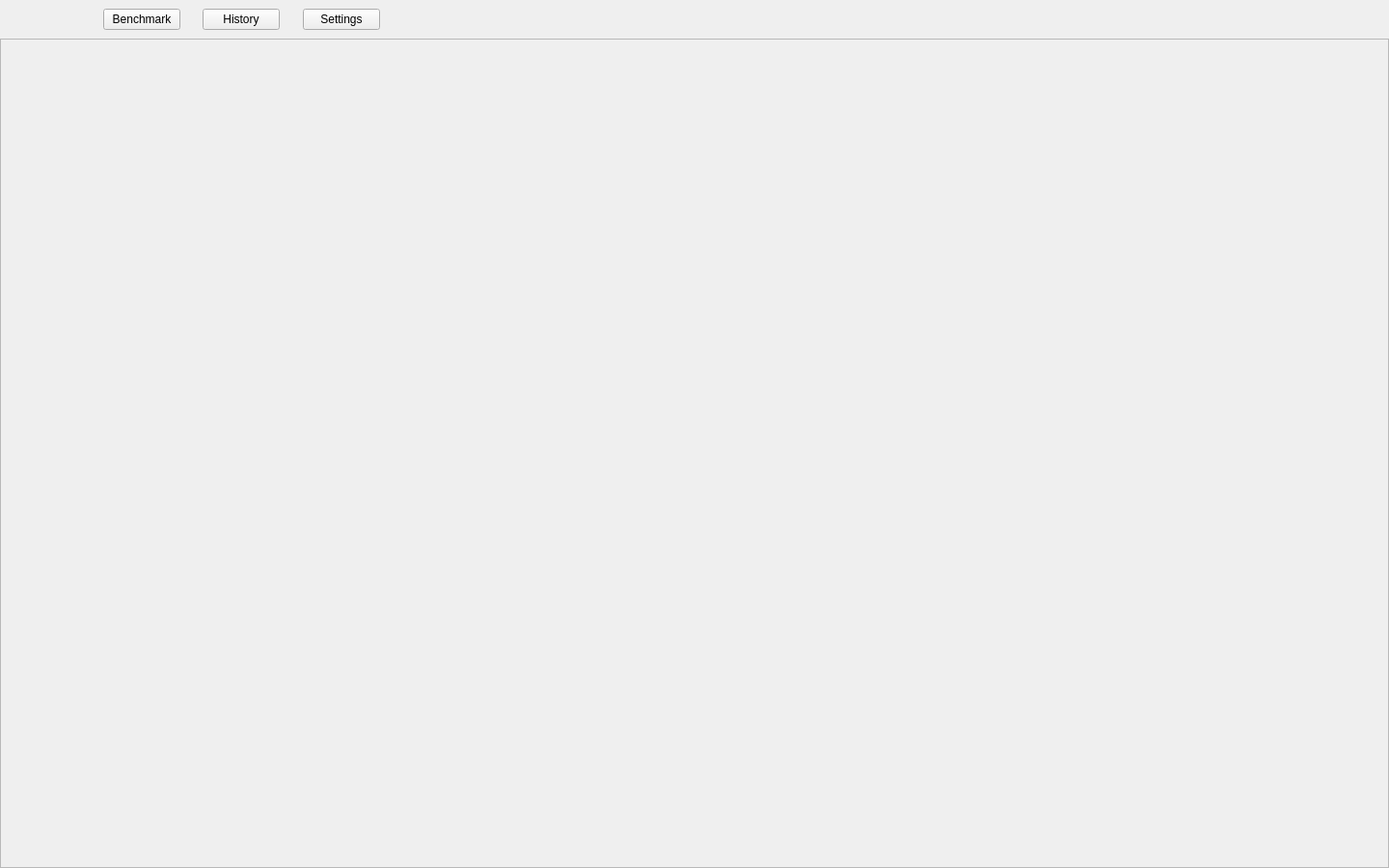
<?xml version="1.0" encoding="UTF-8"?>
<ui version="4.0">
 <class>MainWindow</class>
 <widget class="QMainWindow" name="MainWindow">
  <property name="enabled">
   <bool>true</bool>
  </property>
  <property name="geometry">
   <rect>
    <x>0</x>
    <y>0</y>
    <width>1440</width>
    <height>900</height>
   </rect>
  </property>
  <property name="windowTitle">
   <string>MainWindow</string>
  </property>
  <property name="styleSheet">
   <string notr="true"/>
  </property>
  <widget class="QWidget" name="central_widget">
   <layout class="QVBoxLayout" name="verticalLayout_2" stretch="0,0">
    <property name="spacing">
     <number>0</number>
    </property>
    <property name="leftMargin">
     <number>0</number>
    </property>
    <property name="topMargin">
     <number>0</number>
    </property>
    <property name="rightMargin">
     <number>0</number>
    </property>
    <property name="bottomMargin">
     <number>0</number>
    </property>
    <item>
     <widget class="QFrame" name="m_top_window_bar">
      <property name="minimumSize">
       <size>
        <width>0</width>
        <height>40</height>
       </size>
      </property>
      <property name="maximumSize">
       <size>
        <width>16777215</width>
        <height>40</height>
       </size>
      </property>
      <property name="styleSheet">
       <string notr="true"/>
      </property>
      <property name="frameShape">
       <enum>QFrame::Shape::NoFrame</enum>
      </property>
      <property name="frameShadow">
       <enum>QFrame::Shadow::Raised</enum>
      </property>
      <layout class="QHBoxLayout" name="horizontalLayout_2" stretch="4,11,40">
       <property name="spacing">
        <number>0</number>
       </property>
       <property name="leftMargin">
        <number>2</number>
       </property>
       <property name="topMargin">
        <number>0</number>
       </property>
       <property name="rightMargin">
        <number>0</number>
       </property>
       <property name="bottomMargin">
        <number>0</number>
       </property>
       <item>
        <spacer name="horizontalSpacer_2">
         <property name="orientation">
          <enum>Qt::Orientation::Horizontal</enum>
         </property>
         <property name="sizeHint" stdset="0">
          <size>
           <width>40</width>
           <height>20</height>
          </size>
         </property>
        </spacer>
       </item>
       <item>
        <layout class="QHBoxLayout" name="horizontalLayout_3">
         <property name="spacing">
          <number>0</number>
         </property>
         <item>
          <widget class="TabBarButton" name="m_test_tab_button_">
           <property name="text">
            <string>Benchmark</string>
           </property>
          </widget>
         </item>
         <item>
          <spacer name="horizontalSpacer_3">
           <property name="orientation">
            <enum>Qt::Orientation::Horizontal</enum>
           </property>
           <property name="sizeHint" stdset="0">
            <size>
             <width>40</width>
             <height>20</height>
            </size>
           </property>
          </spacer>
         </item>
         <item>
          <widget class="TabBarButton" name="m_history_tab_button_">
           <property name="text">
            <string>History</string>
           </property>
          </widget>
         </item>
         <item>
          <spacer name="horizontalSpacer_4">
           <property name="orientation">
            <enum>Qt::Orientation::Horizontal</enum>
           </property>
           <property name="sizeHint" stdset="0">
            <size>
             <width>40</width>
             <height>20</height>
            </size>
           </property>
          </spacer>
         </item>
         <item>
          <widget class="TabBarButton" name="m_settings_tab_button_">
           <property name="text">
            <string>Settings</string>
           </property>
          </widget>
         </item>
        </layout>
       </item>
       <item>
        <spacer name="horizontalSpacer">
         <property name="orientation">
          <enum>Qt::Orientation::Horizontal</enum>
         </property>
         <property name="sizeHint" stdset="0">
          <size>
           <width>40</width>
           <height>20</height>
          </size>
         </property>
        </spacer>
       </item>
      </layout>
     </widget>
    </item>
    <item>
     <widget class="QFrame" name="m_app_content_frame">
      <property name="styleSheet">
       <string notr="true"/>
      </property>
      <property name="frameShape">
       <enum>QFrame::Shape::StyledPanel</enum>
      </property>
      <property name="frameShadow">
       <enum>QFrame::Shadow::Raised</enum>
      </property>
      <layout class="QVBoxLayout" name="verticalLayout_4">
       <property name="spacing">
        <number>0</number>
       </property>
       <property name="leftMargin">
        <number>0</number>
       </property>
       <property name="topMargin">
        <number>0</number>
       </property>
       <property name="rightMargin">
        <number>0</number>
       </property>
       <property name="bottomMargin">
        <number>0</number>
       </property>
       <item>
        <widget class="QStackedWidget" name="m_stacked_widget">
         <property name="currentIndex">
          <number>-1</number>
         </property>
        </widget>
       </item>
      </layout>
     </widget>
    </item>
   </layout>
  </widget>
 </widget>
 <customwidgets>
  <customwidget>
   <class>TabBarButton</class>
   <extends>QPushButton</extends>
   <header>ui/widgets/tab_bar_button.h</header>
  </customwidget>
 </customwidgets>
 <resources>
  <include location="app_resources.qrc"/>
 </resources>
 <connections/>
</ui>
